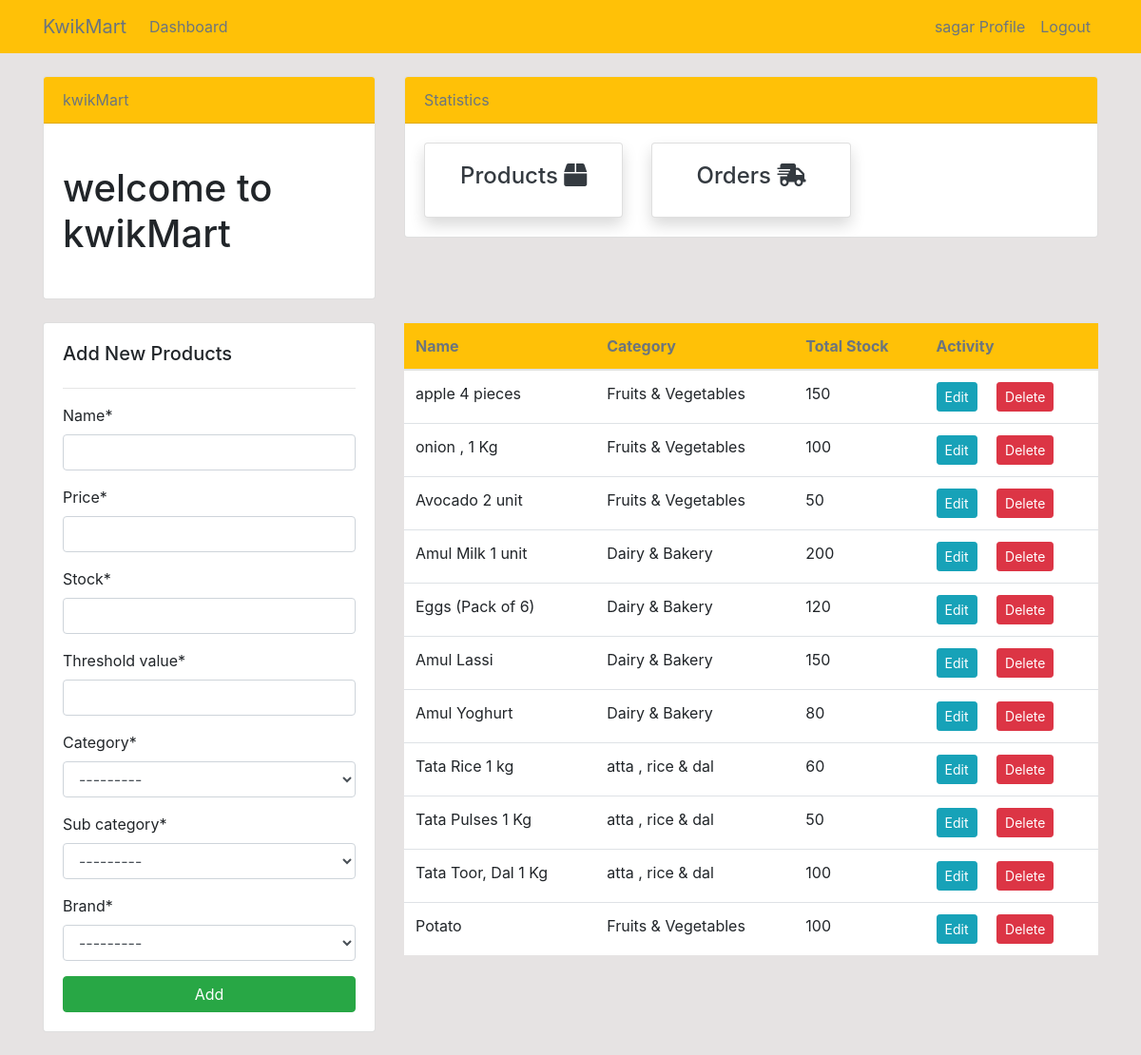
The page /products_list/ (signed in) on the database its author committed.
### app/models.py (models this page shows, shortened)
class Category(models.Model):
    name = models.CharField(max_length=150)
    def  __str__(self):
        return self.name

class Sub_Category(models.Model):
    name = models.CharField(max_length=150)
    category = models.ForeignKey(Category,on_delete=models.CASCADE)
    def __str__(self):
        return self.name

class Product(models.Model):
    category = models.ForeignKey(Category,on_delete=models.CASCADE,null=True)
    sub_category = models.ForeignKey(Sub_Category, on_delete=models.CASCADE, null=True)
    brand = models.ForeignKey(Brand,on_delete=models.CASCADE,null=True)
    image = models.ImageField(upload_to='ecomerce/pimg')
    name = models.CharField(max_length=100)
    price = models.IntegerField()
    date = models.DateField(auto_now_add= True)
    stock= models.IntegerField()
    threshold_value = models.IntegerField()

### grocery_store/views.py (the view)
# urls.py: path('products_list/',views.products_list,name='products_list'),
@login_required(login_url="/accounts/login/")
def products_list(request):
    product = Product.objects.all()
    if request.method == 'POST':
        form = ProductForm(request.POST)
        if form.is_valid():
            form.save()
            product_name = form.cleaned_data.get('name')
            messages.success(request, f'{product_name} has been added')
            return redirect('products_list')
    else:
        form = ProductForm()
    context = {
        'product': product,
        'form': form,
    }
    return render(request, 'products_list.html', context)

### grocery_store/forms.py
class ProductForm(forms.ModelForm):
    class Meta:
        model = Product
        fields = ['name', 'price', 'stock' ,'threshold_value', 'category' , 'sub_category' ,'brand' ]

### app/models.py (called while the page is built)
    def __str__(self):
        return self.name

### templates/products_list.html (shortened to what this page needs)
{% extends 'seller/base.html' %}
{% load crispy_forms_tags %}
{% block content %}
{% include 'seller/topside.html' %}
<div class="row my-4">
    <div class="col-md-4">
        <div class="card card-body">
            <h5>Add New Products</h5>
            <hr>
            <form method="POST">
                {{ form|crispy }}
                <input href="admin/app/product/add/" class="btn btn-success btn-block" type="submit" value="Add">
            </form>
        </div>
    </div>
    <div class="col-md-8">
        <table class="table bg-white">
            <thead class="bg-warning text-secondary">
                <tr>
                    <th scope="col">Name</th>
                    <th scope="col">Category</th>
                    <th scope="col">Total Stock</th>
                    <th scope="col">Activity</th>
                </tr>
            </thead>
            <tbody>
                {% for i in product %}
                <tr>
                    <td>{{ i.name }}</td>
                    <td>{{ i.category }}</td>
                    <td>{{ i.stock }}</td>
                    <td>
                        <a class="btn btn-info btn-sm mr-2"
                            href="{% url 'products_edit' i.id %}">Edit</a>
                        <a class="btn btn-danger btn-sm ml-2"
                            href="{% url 'products_delete' i.id %}">Delete</a>
                    </td>
                </tr>
                {% endfor %}
            </tbody>
        </table>
    </div>
</div>
{% endblock %}

### templates/seller/nav.html (shortened to what this page needs)
<nav class="navbar navbar-expand-lg navbar-info bg-warning">
    <div class="container">
        {% if user.is_authenticated %}
        <a class="navbar-brand text-secondary " href="{% url 'seller_page' %}"> KwikMart </a>
        <div class="collapse navbar-collapse" id="navbarSupportedContent">
            <ul class="navbar-nav mr-auto">
                <li class="nav-item active">
                    <a class="nav-link text-secondary" href="{% url 'seller_page' %}"> Dashboard </a>
                </li>
            </ul>
            <ul class="navbar-nav ml-auto">
                <li class="nav-item active">
                    <a class="nav-link text-secondary" href="{% url 'index' %}">{{ user.username }} Profile
                        <span class="sr-only">(current)</span></a>
                </li>
                <li class="nav-item">
                    <a class="nav-link text-secondary" href="{% url 'index' %}">Logout</a>
                </li>
            </ul>
            {% endif %}
        </div>
    </div>
</nav>

### static/css/style.css (style rules this page uses)
body { background: rgb(230, 227, 227); }

### rows shown on the page
Sub_Category: category "---------"
Product: name "apple 4 pieces", category "Fruits & Vegetables", stock "150"
Product: name "onion , 1 Kg", category "Fruits & Vegetables", stock "100"
Product: name "Avocado 2 unit", category "Fruits & Vegetables", stock "50"
Product: name "Amul Milk 1 unit", category "Dairy & Bakery", stock "200"
Product: name "Eggs (Pack of 6)", category "Dairy & Bakery", stock "120"
Product: name "Amul Lassi", category "Dairy & Bakery", stock "150"
Product: name "Amul Yoghurt", category "Dairy & Bakery", stock "80"
Product: name "Tata Rice 1 kg", category "atta , rice & dal", stock "60"
Product: name "Tata Pulses 1 Kg", category "atta , rice & dal", stock "50"
Product: name "Tata Toor, Dal 1 Kg", category "atta , rice & dal", stock "100"
Product: name "Potato", category "Fruits & Vegetables", stock "100"

### other values the page prints
{{ user.username }} "sagar"
